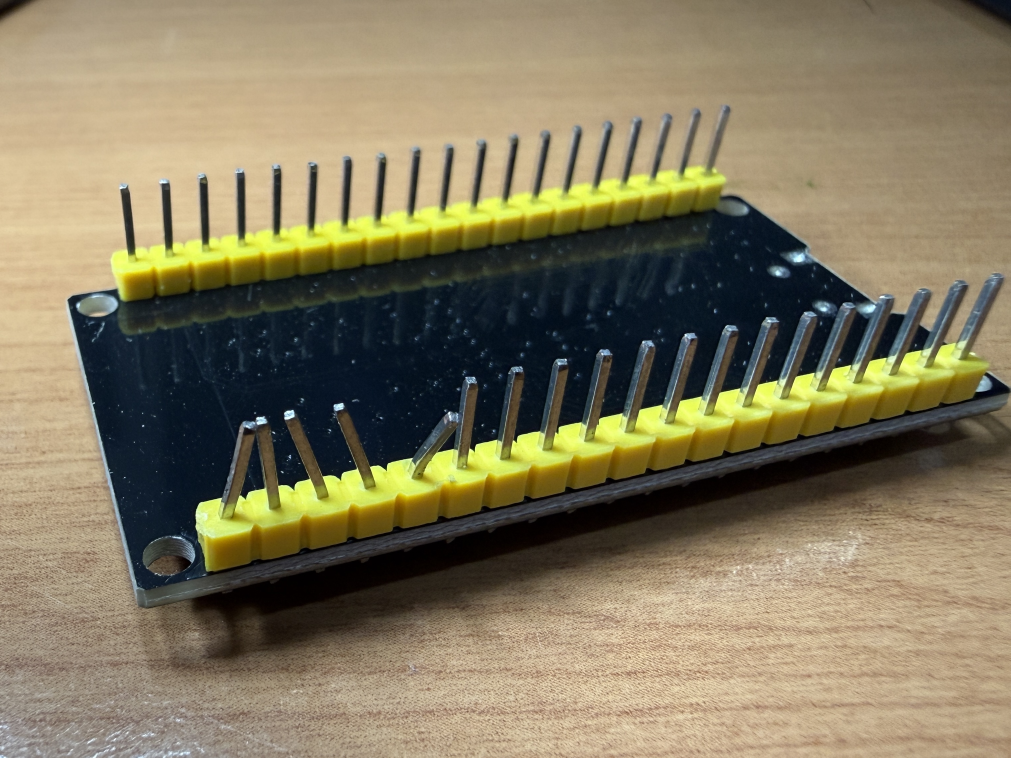
#> input picture test-data/pcb-bent-pin.jpg, 3032 x 2274 px (shown at 1/3 size)
$ python render-doc-assets.py
#> lines starting #> are read from the running program, lines starting #| are printed output that depends on the picture
#!/usr/bin/env python3
"""Render the figures used in README.md.

Each figure is a row of panels: the physical thing, the frame the model actually
received, and the JSON it returned. Run from the project root:

    python3 scripts/render-doc-assets.py
"""
import json
import subprocess
import textwrap
from pathlib import Path

from PIL import Image, ImageDraw, ImageFont

ROOT = Path(__file__).resolve().parent.parent
OUT = ROOT / "images"
DATA = ROOT / "test-data"

PANEL = 560          # panel image area, square
GAP = 26
MARGIN = 26
LABEL_H = 46
CAPTION_H = 34

BG = (247, 247, 249)
CARD = (30, 34, 46)
INK = (24, 26, 32)
MUTED = (110, 116, 130)
RULE = (222, 224, 230)

# JSON syntax colours, kept close to a normal editor theme
J_KEY = (130, 190, 255)
J_STR = (160, 220, 170)
J_LIT = (240, 160, 120)
J_PUNC = (150, 156, 172)

MONO = "/System/Library/Fonts/Menlo.ttc"
SANS = "/System/Library/Fonts/HelveticaNeue.ttc"


def font(path, size, index=0):
    return ImageFont.truetype(path, size, index=index)


_MEASURE = ImageDraw.Draw(Image.new("RGB", (1, 1)))   # for measuring text off-canvas

F_LABEL = font(SANS, 25, 2)      # medium weight
F_CAPTION = font(SANS, 19)
F_JSON = font(MONO, 17)


def load(name):
    """Load an image, converting .avif through sips if needed."""
    src = DATA / name
    if src.suffix.lower() == ".avif":
        png = src.with_suffix(".png")
        if not png.exists():
            subprocess.run(["sips", "-s", "format", "png", str(src), "--out", str(png)],
                           check=True, capture_output=True)
        src = png
    return Image.open(src).convert("RGB")


def fit_square(img, size, box=None):
    """Crop to square (an explicit box, or centred) then resize."""
    if box:
        img = img.crop(box)
    w, h = img.size
    side = min(w, h)
    img = img.crop(((w - side) // 2, (h - side) // 2,
                    (w + side) // 2, (h + side) // 2))
    return img.resize((size, size), Image.LANCZOS)


def draw_json_panel(obj, size, title_lines=None):
    """A dark card with pretty-printed, lightly syntax-coloured JSON."""
    panel = Image.new("RGB", (size, size), CARD)
    d = ImageDraw.Draw(panel)
    pad = 26
    y = pad
    line_h = 25

    # Wrap long string values so nothing runs off the card.
    chars = (size - 2 * pad) // 10
    lines = []
    lines.append(("punc", "{"))
    items = list(obj.items())
    for i, (k, v) in enumerate(items):
        tail = "," if i < len(items) - 1 else ""
        if isinstance(v, str):
            head = f'  "{k}": '
            body = f'"{v}"{tail}'
            wrapped = textwrap.wrap(body, width=max(20, chars - len(head)))
            lines.append(("kv", (head, wrapped[0] if wrapped else '""', "str")))
            for cont in wrapped[1:]:
                lines.append(("cont", cont))
        else:
            lines.append(("kv", (f'  "{k}": ', f"{json.dumps(v)}{tail}", "lit")))
    lines.append(("punc", "}"))

    for kind, payload in lines:
        if kind == "punc":
            d.text((pad, y), payload, font=F_JSON, fill=J_PUNC)
        elif kind == "cont":
            d.text((pad + 10 * len('  "": '), y), payload, font=F_JSON, fill=J_STR)
        else:
            head, body, bodykind = payload
            d.text((pad, y), head, font=F_JSON, fill=J_KEY)
            d.text((pad + 10 * len(head), y), body, font=F_JSON,
                   fill=J_STR if bodykind == "str" else J_LIT)
        y += line_h

    if title_lines:
        y += 12
        d.line([(pad, y), (size - pad, y)], fill=(60, 66, 82), width=1)
        y += 14
        for t in title_lines:
            d.text((pad, y), t, font=F_CAPTION, fill=(150, 156, 172))
            y += 24
    return panel


def compose(panels, labels, captions, out_name):
    """One row of labelled panels with captions underneath."""
    n = len(panels)
    w = MARGIN * 2 + n * PANEL + (n - 1) * GAP
    h = MARGIN + LABEL_H + PANEL + CAPTION_H + MARGIN
    canvas = Image.new("RGB", (w, h), BG)
    d = ImageDraw.Draw(canvas)

    x = MARGIN
    for panel, label, caption in zip(panels, labels, captions):
        d.text((x, MARGIN + 4), label, font=F_LABEL, fill=INK)
        canvas.paste(panel, (x, MARGIN + LABEL_H))
        d.rectangle([x, MARGIN + LABEL_H, x + PANEL - 1, MARGIN + LABEL_H + PANEL - 1],
                    outline=RULE, width=1)
        d.text((x, MARGIN + LABEL_H + PANEL + 9), caption, font=F_CAPTION, fill=MUTED)
        x += PANEL + GAP

    OUT.mkdir(exist_ok=True)
    canvas.save(OUT / out_name, quality=92)
    print(f"wrote images/{out_name}  {canvas.size[0]}x{canvas.size[1]}")


def hero():
    # Panel 1 zooms the defect so it is not a near-duplicate of the frame in panel 2.
    bench = fit_square(load("pcb-bent-pin.jpg"), PANEL, box=(590, 945, 1490, 1845))
#> in load, returned value is the input picture: PIL image 3032x2274 RGB; mean R, G, B 131.2, 121.6, 94.6
#> in fit_square, `img = img.crop(box)`:
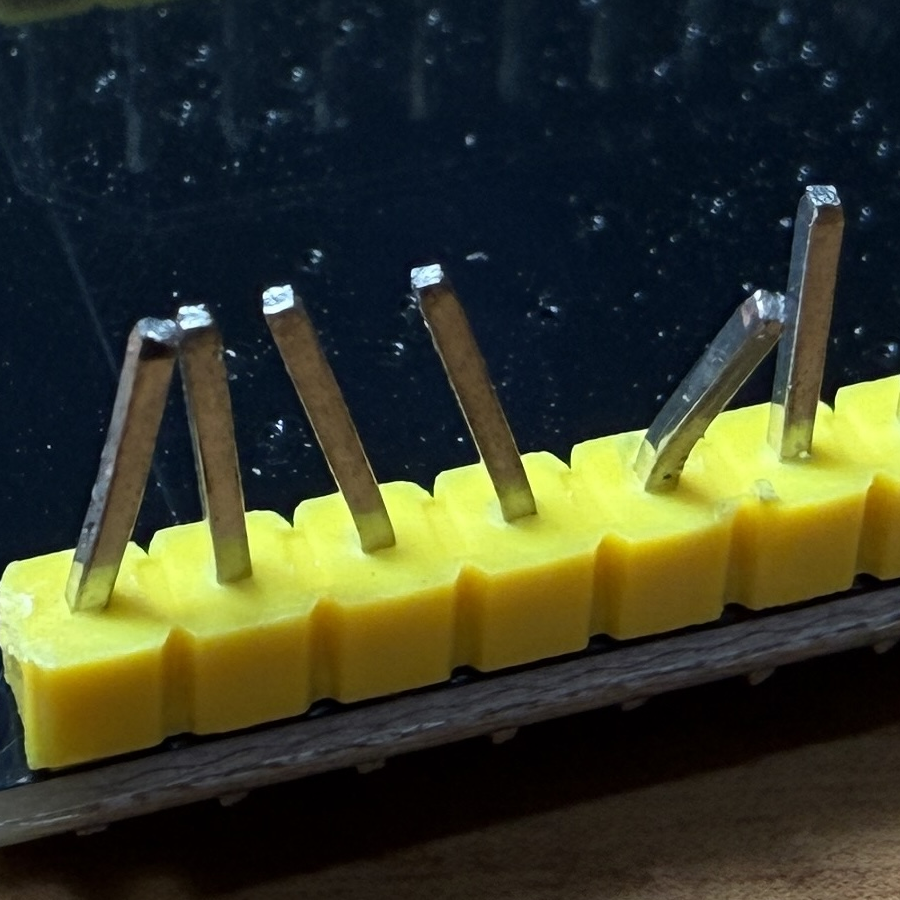
#> img: PIL image 900x900 RGB; mean R, G, B 56.2, 59.7, 40.6
    seen = fit_square(load("pcb-bent-pin-512.jpg"), PANEL)
#> call 2 of load, with name = 'pcb-bent-pin-512.jpg'
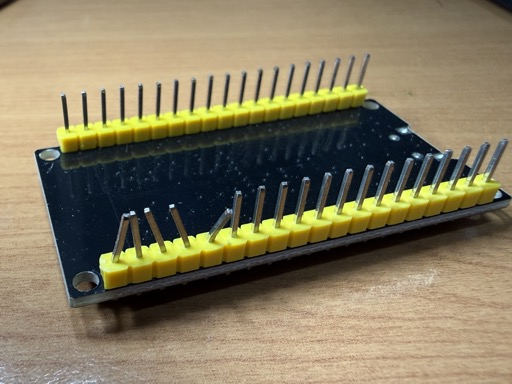
#> input picture test-data/pcb-bent-pin-512.jpg, 512 x 384 px
#> in load, returned value is the input picture: PIL image 512x384 RGB; mean R, G, B 131.5, 121.5, 94.9
#> call 2 of fit_square, with size = 560
#> in fit_square (call 2), `w, h = img.size`: w = 512; h = 384
#> in fit_square (call 2), `img = img.crop(((w - side) // 2, (h - side) // 2, (w + side) // 2, (h ..`:
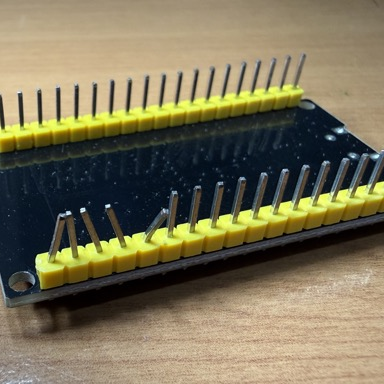
#> img: PIL image 384x384 RGB; mean R, G, B 122.3, 114.1, 87.5
    verdict = draw_json_panel({
        "pass": False,
        "defect": "bent/misaligned header pins",
        "location": "lower left side of the board, first four pins of the bottom yellow header",
        "severity": "medium",
        "reason": "pins are visibly bent outward and not aligned with the header housing, indicating improper insertion or handling",
    }, PANEL, ["212 s, entirely on the board"])
#> in draw_json_panel, `panel = Image.new("RGB", (size, size), CARD)`:
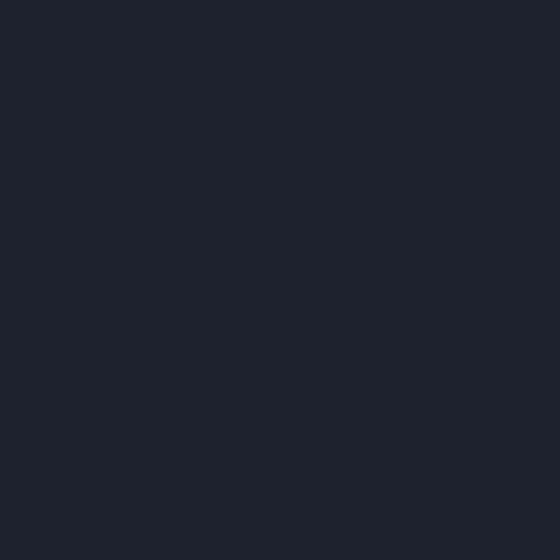
#> panel: PIL image 560x560 RGB; mean R, G, B 30, 34, 46
#> after the loop in draw_json_panel, `for kind, payload in lines:`: y = 326
#> in draw_json_panel, `y += 12`: y = 338
#> in draw_json_panel, `y += 14`: y = 352
#> the loop in draw_json_panel, `for t in title_lines:` made 1 pass
#> y on pass 1: 376
#> after the loop in draw_json_panel, `for t in title_lines:`: y = 376
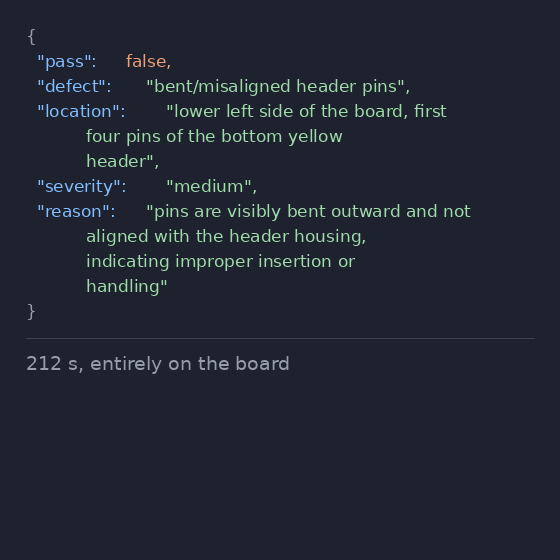
#> verdict: PIL image 560x560 RGB; mean R, G, B 33.3, 38.5, 49.6
    compose(
        [bench, seen, verdict],
        ["The board", "What the model saw", "What it returned"],
        ["Four splayed pins on the lower-left header",
         "512 px, the frame sent to the model",
         "No training data, no labels, no cloud"],
        "hero.jpg",
    )
#> after the loop in compose, `for panel, label, caption in zip(panels, labels, captions):`:
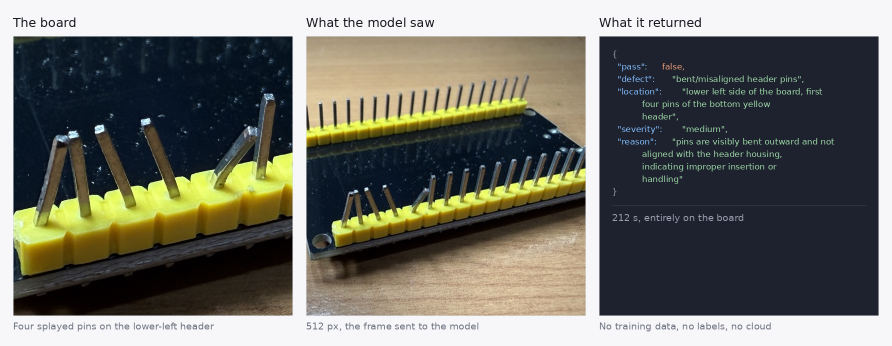
#> canvas: PIL image 1784x692 RGB (shown at 1/2 size); mean R, G, B 112.4, 112.5, 104.3
#> after the loop in compose, `for panel, label, caption in zip(panels, labels, captions):`: x = 1784
#| wrote images/hero.jpg  1784x692


def lumo_voice():
    designed = fit_square(load("3d-pcb.avif"), PANEL)
    built = fit_square(load("pcb-solder-bridge.jpg"), PANEL, box=(743, 378, 2143, 1778))
    verdict = draw_json_panel({
        "pass": False,
        "defect": "excess solder residue, burn marks and possible solder bridging",
        "location": "central-right area around D6, R5, R4 and D4",
        "severity": "high",
    }, PANEL, ["220 s. R4, R5 and D4 are real parts", "in that area. There is no D6."])
    compose(
        [designed, built, verdict],
        ["As designed", "As built", "What it returned"],
        ["LUMO VOICE, the CAD render",
         "The same board, hand-soldered",
         "Right area, one invented designator"],
        "lumo-voice.jpg",
    )


# --------------------------------------------------------------------------------
# Session figures. These are drawn rather than screenshotted, so the text stays sharp
# and legible at documentation size. Every line of content is verbatim from the logs
# in results/; only the layout is designed.
# --------------------------------------------------------------------------------

WIDE = 1400
F_TERM = font(MONO, 19)
F_TERM_B = font(MONO, 19, 1)     # bold face in the Menlo collection
F_UI = font(SANS, 21)
F_UI_B = font(SANS, 21, 2)
F_CHROME = font(MONO, 17)

TERM_BG = (24, 27, 37)
TERM_BAR = (40, 44, 58)
T_DIM = (128, 136, 156)
T_TEXT = (226, 230, 238)
T_PROMPT = (126, 214, 160)
T_USER = (240, 214, 130)
T_STATUS = (140, 190, 255)


# [179 lines left out: functions wrap_mono, window, terminal_figure, browser_figure, toolcall_figure, arrow, not called in this run]


ACCENT = (44, 102, 214)
ACCENT_2 = (206, 118, 42)
SOFT = (232, 238, 250)
SOFT_2 = (252, 238, 224)


# [177 lines left out: functions architecture_figure, cadence_figure, two_tier_figure, not called in this run]


# Every markdown table in README.md is rendered from the README itself, so the images
# can never drift from the prose. Keyed by the table's header row.
TABLE_SPECS = {
    ("Term", "Meaning"): dict(
        out="terms-table.png", title="Terms used in this guide", wrap=58),
    ("What", "Time"): dict(
        out="inspection-timing.png", title="What one inspection costs", wrap=46),
    ("Context", "KV cache"): dict(
        out="kv-cache-table.png", title="Why a 131K context is affordable here", wrap=46),
    ("Step", "Tokens", "Time"): dict(
        out="document-timing.png", title="Read the document once, then ask", wrap=30,
        note="The first call pays for the whole document. Every question after reuses the cache."),
    ("Threads", "Prefill (512 tokens)", "Generation (64 tokens)"): dict(
        out="threads-table.png", title="Use all eight cores", wrap=26),
    ("Tier", "Runs on", "Timescale", "Good for"): dict(
        out="tiers-table.png", title="Which tier a job belongs to", wrap=34),
    ("Measurement", "Value"): dict(
        out="results-table.png", title="Measured on the board", wrap=52,
        note="Raw logs for every number are in results/."),
}

# A couple of cells point at their surroundings, which means nothing in a standalone
# image. Reword just those.
CELL_SUBS = {
    "This distinction explains the whole performance story below.":
        "This distinction explains the performance story in this guide.",
}


# [131 lines left out: functions parse_markdown_tables, render_table, all_readme_tables, structure_figure, not called in this run]


if __name__ == "__main__":
    hero()
#> (the run stopped early here; a loop or call above may not have finished)
